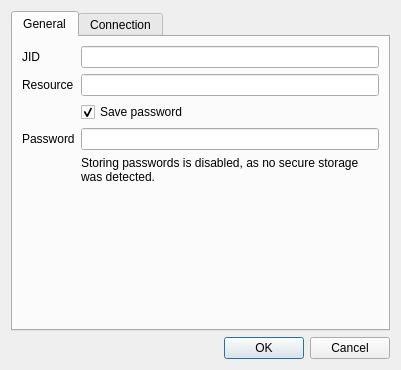
<?xml version="1.0" encoding="UTF-8"?>
<ui version="4.0">
 <class>dlg_account_editor</class>
 <widget class="QDialog" name="dlg_account_editor">
  <property name="windowModality">
   <enum>Qt::WindowModal</enum>
  </property>
  <property name="geometry">
   <rect>
    <x>0</x>
    <y>0</y>
    <width>401</width>
    <height>370</height>
   </rect>
  </property>
  <property name="windowTitle">
   <string>Edit account</string>
  </property>
  <layout class="QVBoxLayout" name="verticalLayout">
   <item>
    <widget class="QTabWidget" name="tabs">
     <property name="currentIndex">
      <number>0</number>
     </property>
     <widget class="QWidget" name="tab_general">
      <attribute name="title">
       <string>General</string>
      </attribute>
      <layout class="QFormLayout" name="formLayout">
       <property name="fieldGrowthPolicy">
        <enum>QFormLayout::AllNonFixedFieldsGrow</enum>
       </property>
       <item row="0" column="0">
        <widget class="QLabel" name="label_6">
         <property name="text">
          <string>JID</string>
         </property>
         <property name="buddy">
          <cstring>acc_jid</cstring>
         </property>
        </widget>
       </item>
       <item row="0" column="1">
        <widget class="QLineEdit" name="acc_jid">
         <property name="accessibleDescription">
          <string>Jabber ID of current account</string>
         </property>
         <property name="readOnly">
          <bool>true</bool>
         </property>
        </widget>
       </item>
       <item row="1" column="0">
        <widget class="QLabel" name="label_5">
         <property name="text">
          <string>Resource</string>
         </property>
         <property name="buddy">
          <cstring>acc_resource</cstring>
         </property>
        </widget>
       </item>
       <item row="1" column="1">
        <widget class="QLineEdit" name="acc_resource">
         <property name="toolTip">
          <string>&lt;html&gt;&lt;head/&gt;&lt;body&gt;&lt;p&gt;The resource identifies this machine. If you leave this blank, a resource will be assigned automatically by the server.&lt;/p&gt;&lt;/body&gt;&lt;/html&gt;</string>
         </property>
         <property name="whatsThis">
          <string>&lt;html&gt;&lt;head/&gt;&lt;body&gt;&lt;p&gt;The resource identifies this machine. You can be logged in using the same XMPP account with multiple clients at the same time. Each client needs a unique resource name.&lt;/p&gt;&lt;p&gt;If you leave this blank, a resource will be assigned automatically by the server.&lt;/p&gt;&lt;/body&gt;&lt;/html&gt;</string>
         </property>
         <property name="accessibleDescription">
          <string>XMPP resource for the current account.</string>
         </property>
        </widget>
       </item>
       <item row="2" column="1">
        <widget class="QCheckBox" name="acc_save_password">
         <property name="text">
          <string>Save password</string>
         </property>
         <property name="checked">
          <bool>true</bool>
         </property>
         <property name="tristate">
          <bool>false</bool>
         </property>
        </widget>
       </item>
       <item row="3" column="0">
        <widget class="QLabel" name="label_2">
         <property name="text">
          <string>Password</string>
         </property>
         <property name="buddy">
          <cstring>acc_password</cstring>
         </property>
        </widget>
       </item>
       <item row="3" column="1">
        <widget class="QLineEdit" name="acc_password">
         <property name="accessibleDescription">
          <string>Password for the current account.</string>
         </property>
         <property name="echoMode">
          <enum>QLineEdit::Password</enum>
         </property>
        </widget>
       </item>
       <item row="4" column="1">
        <widget class="QLabel" name="acc_password_warning">
         <property name="text">
          <string>Storing passwords is disabled, as no secure storage was detected.</string>
         </property>
         <property name="wordWrap">
          <bool>true</bool>
         </property>
        </widget>
       </item>
      </layout>
     </widget>
     <widget class="QWidget" name="tab_connection">
      <attribute name="title">
       <string>Connection</string>
      </attribute>
      <layout class="QFormLayout" name="formLayout_2">
       <property name="fieldGrowthPolicy">
        <enum>QFormLayout::AllNonFixedFieldsGrow</enum>
       </property>
       <item row="0" column="1">
        <widget class="QCheckBox" name="acc_require_encryption">
         <property name="text">
          <string>Require encryption</string>
         </property>
        </widget>
       </item>
       <item row="1" column="1">
        <widget class="QGroupBox" name="groupBox">
         <property name="title">
          <string>Override connection</string>
         </property>
         <layout class="QVBoxLayout" name="verticalLayout_4">
          <item>
           <widget class="QLabel" name="label_4">
            <property name="text">
             <string>Do not change these settings unless you know why.</string>
            </property>
            <property name="wordWrap">
             <bool>true</bool>
            </property>
           </widget>
          </item>
          <item>
           <layout class="QFormLayout" name="formLayout_3">
            <item row="0" column="0">
             <widget class="QLabel" name="label">
              <property name="text">
               <string>Server</string>
              </property>
              <property name="buddy">
               <cstring>acc_override_host</cstring>
              </property>
             </widget>
            </item>
            <item row="0" column="1">
             <widget class="QLineEdit" name="acc_override_host">
              <property name="toolTip">
               <string/>
              </property>
             </widget>
            </item>
            <item row="1" column="1">
             <widget class="QSpinBox" name="acc_override_port">
              <property name="minimum">
               <number>1</number>
              </property>
              <property name="maximum">
               <number>65535</number>
              </property>
              <property name="value">
               <number>5222</number>
              </property>
             </widget>
            </item>
            <item row="1" column="0">
             <widget class="QLabel" name="label_3">
              <property name="text">
               <string>Port</string>
              </property>
              <property name="buddy">
               <cstring>acc_override_port</cstring>
              </property>
             </widget>
            </item>
           </layout>
          </item>
         </layout>
        </widget>
       </item>
      </layout>
     </widget>
    </widget>
   </item>
   <item>
    <widget class="QDialogButtonBox" name="buttonBox">
     <property name="orientation">
      <enum>Qt::Horizontal</enum>
     </property>
     <property name="standardButtons">
      <set>QDialogButtonBox::Cancel|QDialogButtonBox::Ok</set>
     </property>
    </widget>
   </item>
  </layout>
 </widget>
 <resources/>
 <connections>
  <connection>
   <sender>buttonBox</sender>
   <signal>accepted()</signal>
   <receiver>dlg_account_editor</receiver>
   <slot>accept()</slot>
   <hints>
    <hint type="sourcelabel">
     <x>227</x>
     <y>353</y>
    </hint>
    <hint type="destinationlabel">
     <x>157</x>
     <y>274</y>
    </hint>
   </hints>
  </connection>
  <connection>
   <sender>buttonBox</sender>
   <signal>rejected()</signal>
   <receiver>dlg_account_editor</receiver>
   <slot>reject()</slot>
   <hints>
    <hint type="sourcelabel">
     <x>295</x>
     <y>359</y>
    </hint>
    <hint type="destinationlabel">
     <x>286</x>
     <y>274</y>
    </hint>
   </hints>
  </connection>
 </connections>
</ui>
